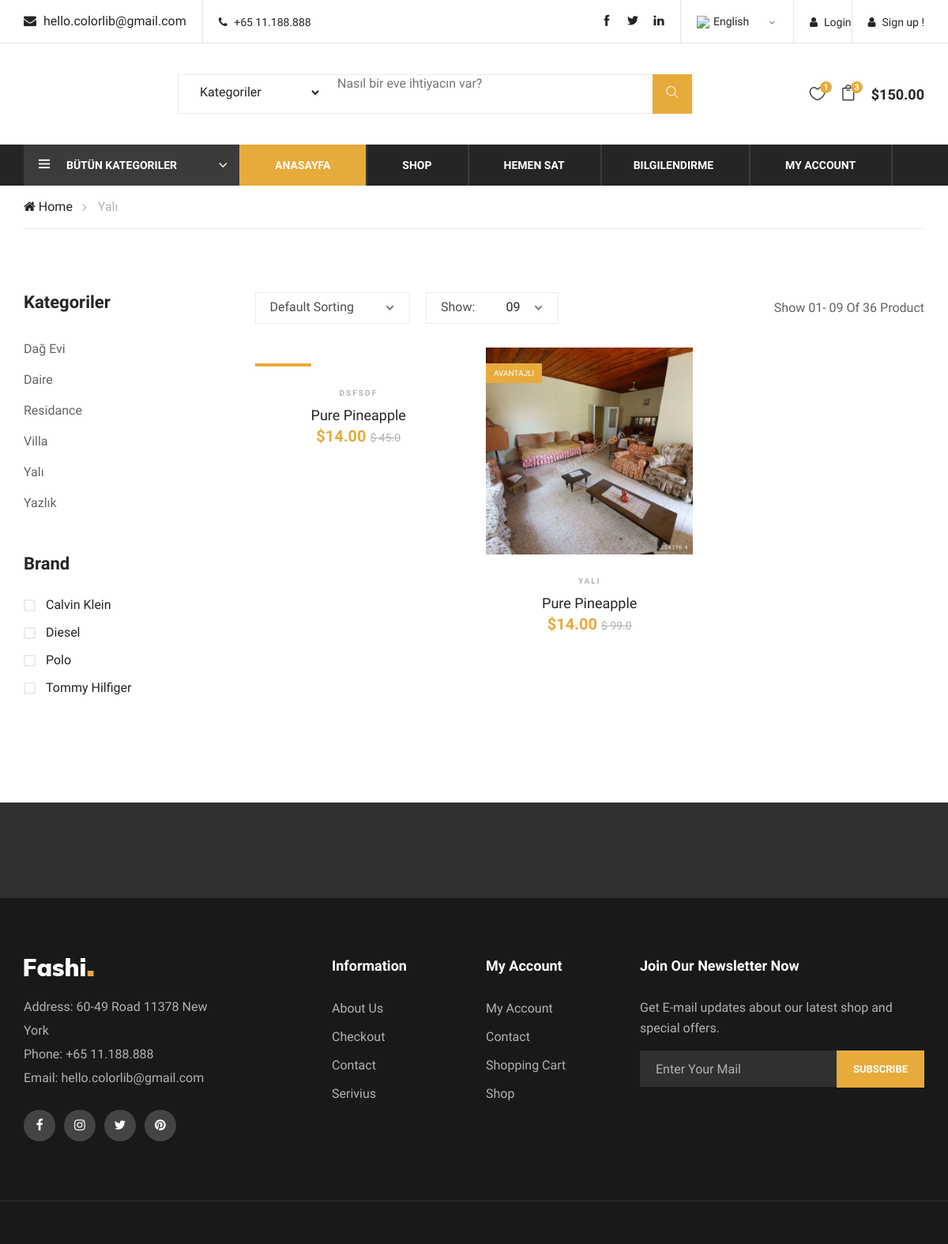
Before: /category/6/yali/ with the older database file.
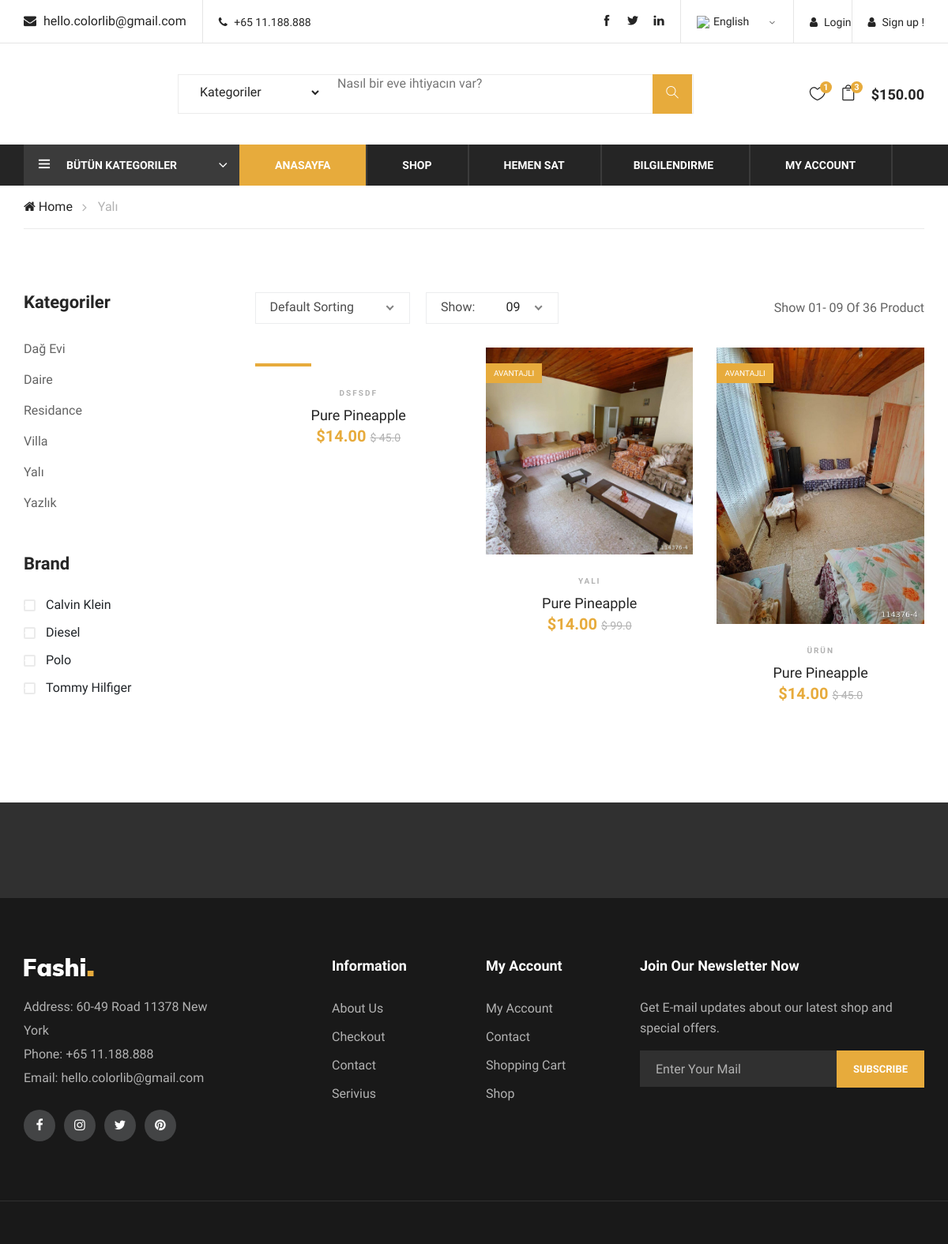
After: the same page with the newer database file.
### product/models.py (models this page shows, shortened)
class Category(MPTTModel):
    STATUS = (('True', 'Evet'), ('False', 'Hayır'))
    title = models.CharField(max_length=100)
    keywords = models.CharField(max_length=255)
    description = models.CharField(max_length=255)
    image = models.ImageField(blank=True, upload_to='images/')
    status = models.CharField(max_length=10, choices=STATUS)
    slug = models.SlugField(null= False, unique= True)
    parent = TreeForeignKey('self', blank=True, null=True, related_name='children', on_delete=models.CASCADE)
    created_at = models.DateTimeField(auto_now_add=True)
    updated_at = models.DateTimeField(auto_now_add=True)
    class MPTTMeta:
        order_insertion_by = ['title']
    def image_tag(self):
        return mark_safe('<img src="{}" height="50"/>'.format(self.image.url))
    image_tag.short_description = 'Image'

class Product(models.Model):
    STATUS = (('True', 'Evet'), ('False', 'Hayır'))
    category = models.ForeignKey(Category, on_delete=models.CASCADE)
    user = models.ForeignKey(User, on_delete=models.CASCADE)
    title = models.CharField(max_length=150)
    keywords = models.CharField(blank=True, max_length=255)
    description = models.CharField(blank=True, max_length=255)
    image = models.ImageField(blank=True, upload_to='images/')
    price = models.FloatField(blank=True)
    m2 = models.IntegerField(blank=True)
    room_number = models.IntegerField(blank=True)
    age_of_building = models.IntegerField(blank=True)
    city = models.CharField(blank= True, max_length=255)
    detail = RichTextUploadingField(blank=True)
    status = models.CharField(max_length=10, choices=STATUS)
    slug = models.SlugField(null= False, unique= True)
    created_at = models.DateTimeField(auto_now_add=True)
    updated_at = models.DateTimeField(auto_now_add=True)
    def image_tag(self):
        return mark_safe('<img src="{}" height="50"/>'.format(self.image.url))
    image_tag.short_description = 'Image'

### home/views.py (the view)
# urls.py: path('category/<int:id>/<slug:slug>/', views.category_products, name = 'category_products'),
def category_products(request, id, slug):
    category = Category.objects.all()
    categorydata = Category.objects.get(pk=id)
    products = Product.objects.filter(category_id=id)
    context = {'products': products, 'category': category, 'categorydata': categorydata}
    return render(request, 'products.html', context)

### home/templates/products.html (shortened to what this page needs)
{% extends "homebase.html" %}
{% block body  %}
    <div class="breacrumb-section">
        <div class="container">
            <div class="row">
                <div class="col-lg-12">
                    <div class="breadcrumb-text">
                        <a href="#"><i class="fa fa-home"></i> Home</a>
                        <span>{{ categorydata.title }}</span>
                    </div>
                </div>
            </div>
        </div>
    </div>
    <section class="product-shop spad">
        <div class="container">
            <div class="row">
                <div class="col-lg-3 col-md-6 col-sm-8 order-2 order-lg-1 produts-sidebar-filter">
                    <div class="filter-widget">
                        <h4 class="fw-title">Kategoriler</h4>
                        <ul class="filter-catagories">
                            {% for rs in category %}
                            <li><a href="/category/{{ rs.id }}/{{ rs.slug }}">{{ rs.title }}</a></li>
                            {% endfor %}
                        </ul>
                    </div>
                    <div class="filter-widget">
                        <h4 class="fw-title">Brand</h4>
                        <div class="fw-brand-check">
                            <div class="bc-item">
                                <label for="bc-calvin">
                                    Calvin Klein
                                    <span class="checkmark"></span>
                                </label>
                            </div>
                            <div class="bc-item">
                                <label for="bc-diesel">
                                    Diesel
                                    <span class="checkmark"></span>
                                </label>
                            </div>
                            <div class="bc-item">
                                <label for="bc-polo">
                                    Polo
                                    <span class="checkmark"></span>
                                </label>
                            </div>
                            <div class="bc-item">
                                <label for="bc-tommy">
                                    Tommy Hilfiger
                                    <span class="checkmark"></span>
                                </label>
                            </div>
                        </div>
                    </div>
                </div>
                <div class="col-lg-9 order-1 order-lg-2">
                    <div class="product-show-option">
                        <div class="row">
                            <div class="col-lg-7 col-md-7">
                                <div class="select-option">
                                </div>
                            </div>
                            <div class="col-lg-5 col-md-5 text-right">
                                <p>Show 01- 09 Of 36 Product</p>
                            </div>
                        </div>
                    </div>
                    <div class="product-list">
                        <div class="row">
                            {% for rs in products %}
                            <div class="col-lg-4 col-sm-6">
                                <div class="product-item">
                                    <div class="pi-pic">
                                        <img src="{{ rs.image.url }}" alt="">
                                        <div class="sale pp-sale">Avantajlı</div>
                                    </div>
                                    <div class="pi-text">
                                        <div class="catagory-name">{{ rs.title }}</div>
                                        <a href="#">
                                            <h5>Pure Pineapple</h5>
                                        </a>
                                        <div class="product-price">
                                            $14.00
                                            <span>$ {{ rs.price }}</span>
                                        </div>
                                    </div>
                                </div>
                            </div>
                            {% endfor %}
                        </div>
                    </div>
                </div>
            </div>
        </div>
    </section>
    <div class="partner-logo">
        <div class="container">
            <div class="logo-carousel owl-carousel">
            </div>
        </div>
    </div>
{% endblock %}

### home/templates/homebase.html (shortened to what this page needs)
{% load static %}
<!DOCTYPE html>
<html lang="zxx">
<head>
    {% load static %}
    <link rel="stylesheet" href="{% static 'css/bootstrap.min.css'%}" type="text/css">
    <link rel="stylesheet" href="{% static 'css/font-awesome.min.css'%}" type="text/css">
    <link rel="stylesheet" href="{% static 'css/themify-icons.css' %}" type="text/css">
    <link rel="stylesheet" href="{% static 'css/elegant-icons.css'%}" type="text/css">
    <link rel="stylesheet" href="{% static 'css/owl.carousel.min.css'%}" type="text/css">
    <link rel="stylesheet" href="{% static 'css/nice-select.css'%}" type="text/css">
    <link rel="stylesheet" href="{% static 'css/jquery-ui.min.css'%}" type="text/css">
    <link rel="stylesheet" href="{% static 'css/slicknav.min.css'%}" type="text/css">
    <link rel="stylesheet" href="{% static 'css/style.css'%}" type="text/css">
</head>
<body>
    {% include 'header.html' %}
    {% block body %} {% endblock %}
    {% include 'footer.html' %}
</body>
</html>

### home/templates/header.html (shortened to what this page needs)
{% load static %}
<link rel="stylesheet" href="https://ajax.googleapis.com/ajax/libs/jqueryui/1.11.4/themes/smoothness/jquery-ui.css">
<header class="header-section">
    <div class="header-top">
        <div class="container">
            <div class="ht-left">
                <div class="mail-service">
                    <i class=" fa fa-envelope"></i>
                    hello.colorlib@gmail.com
                </div>
                <div class="phone-service">
                    <i class=" fa fa-phone"></i>
                    +65 11.188.888
                </div>
            </div>
            <div class="ht-right">
                {% if user.id is not None %}
                <a href="#" class="login-panel"><i class="fa fa-user"></i>{{ user.first_name }}</a>
                    <a href="{% url 'logout_view' %}" class="login-panel"><i class="glyphicon-log-out"></i>Logout</a>
                {% else %}
                    <a href="/signup/" class="login-panel"><i class="fa fa-user"></i>Sign up !</a>
                <a href="/login/" class="login-panel"><i class="fa fa-user"></i>Login</a>
                {% endif %}
                <div class="lan-selector">
                </div>
                <div class="top-social">
                    <a href="#"><i class="ti-facebook"></i></a>
                    <a href="#"><i class="ti-twitter-alt"></i></a>
                    <a href="#"><i class="ti-linkedin"></i></a>
                </div>
            </div>
        </div>
    </div>
    <div class="container">
        <div class="inner-header">
            <div class="row">
                <div class="col-lg-2 col-md-2">
                    <div class="logo">
                    </div>
                </div>
                <div class="col-lg-7 col-md-7">
                    {% load mptt_tags %}
                    <div class="advanced-search">
                        <form action="{% url 'product_search' %}" method="post">
                            <select name="catid" type="button" class="category-btn">
                                <option value="0">
                                    Kategoriler
                                </option>
                            </select>
                            <div class="input-group">
                                <input id="query" name="query" type="text" placeholder="Nasıl bir eve ihtiyacın var?">
                                <button type="submit"><i class="ti-search"></i></button>
                            </div>
                        </form>
                    </div>
                </div>
                <div class="col-lg-3 text-right col-md-3">
                    <ul class="nav-right">
                        <li class="heart-icon">
                            <a href="#">
                                <i class="icon_heart_alt"></i>
                                <span>1</span>
                            </a>
                        </li>
                        <li class="cart-icon">
                            <a href="#">
                                <i class="icon_bag_alt"></i>
                                <span>3</span>
                            </a>
                        </li>
                        <li class="cart-price">$150.00</li>
                    </ul>
                </div>
            </div>
        </div>
    </div>
    <div class="nav-item">
        <div class="container">
            <div class="nav-depart">
                <div class="depart-btn">
                    <i class="ti-menu"></i>
                    <span>Bütün Kategoriler</span>
                        {% load mptt_tags %}
                </div>
            </div>
            <nav class="nav-menu mobile-menu">
                <ul>
                    <li class="active"><a href="{% url 'index' %}">Anasayfa</a></li>
                    <li><a href="./shop.html">Shop</a></li>
                    <li><a href="{% url 'add' %}">Hemen Sat</a>
                    <li><a href="{% url 'index' %}">Bilgilendirme</a>
                    </li>
                    <li><a href="{% url 'user_index' %}">My Account</a>
                    </li>
                </ul>
            </nav>
        </div>
    </div>
</header>

### home/templates/footer.html (shortened to what this page needs)
{% load static %}
<footer class="footer-section">
    <div class="container">
        <div class="row">
            <div class="col-lg-3">
                <div class="footer-left">
                    <div class="footer-logo">
                        <a href="#"><img src="{% static 'img/footer-logo.png' %}" alt=""></a>
                    </div>
                    <ul>
                        <li>Address: 60-49 Road 11378 New York</li>
                        <li>Phone: +65 11.188.888</li>
                        <li>Email: hello.colorlib@gmail.com</li>
                    </ul>
                    <div class="footer-social">
                        <a href="#"><i class="fa fa-facebook"></i></a>
                        <a href="#"><i class="fa fa-instagram"></i></a>
                        <a href="#"><i class="fa fa-twitter"></i></a>
                        <a href="#"><i class="fa fa-pinterest"></i></a>
                    </div>
                </div>
            </div>
            <div class="col-lg-2 offset-lg-1">
                <div class="footer-widget">
                    <h5>Information</h5>
                    <ul>
                        <li><a href="#">About Us</a></li>
                        <li><a href="#">Checkout</a></li>
                        <li><a href="#">Contact</a></li>
                        <li><a href="#">Serivius</a></li>
                    </ul>
                </div>
            </div>
            <div class="col-lg-2">
                <div class="footer-widget">
                    <h5>My Account</h5>
                    <ul>
                        <li><a href="#">My Account</a></li>
                        <li><a href="#">Contact</a></li>
                        <li><a href="#">Shopping Cart</a></li>
                        <li><a href="#">Shop</a></li>
                    </ul>
                </div>
            </div>
            <div class="col-lg-4">
                <div class="newslatter-item">
                    <h5>Join Our Newsletter Now</h5>
                    <p>Get E-mail updates about our latest shop and special offers.</p>
                    <form action="#" class="subscribe-form">
                        <input type="text" placeholder="Enter Your Mail">
                        <button type="button">Subscribe</button>
                    </form>
                </div>
            </div>
        </div>
    </div>
    <div class="copyright-reserved">
        <div class="container">
            <div class="row">
                <div class="col-lg-12">
                </div>
            </div>
        </div>
    </div>
</footer>

Changed rows visible on the page:
added Product: image (picture), title "ÜRÜN", price "45.0"
